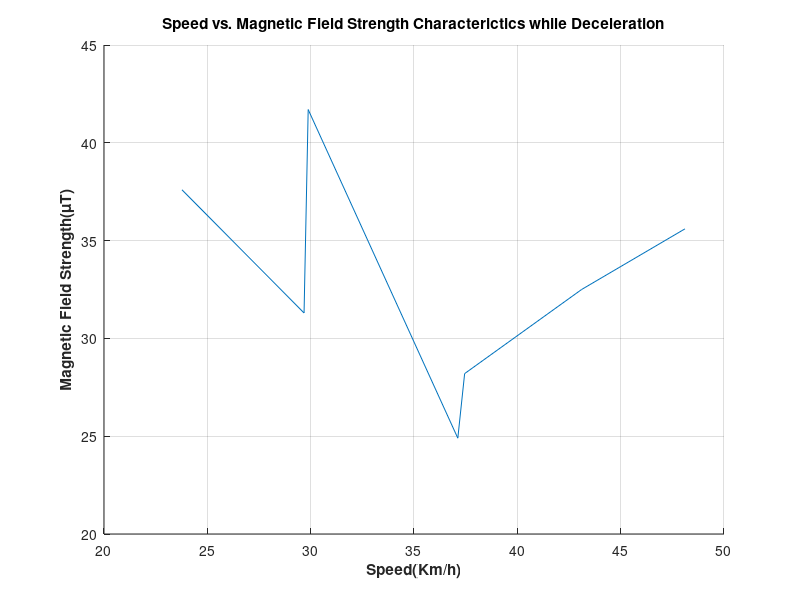

Source code (MATLAB):
Speed=[48.11 43.11 37.45 37.12 29.88 29.68 23.77];
Magnetic_field=[35.6 32.5 28.2 24.9 41.7 31.3 37.6];

hold on;
plot(Speed,Magnetic_field),grid on,xlabel('Speed(Km/h)','FontWeight','bold'),ylabel('Magnetic Field Strength(\muT)','FontWeight','bold'),title('Speed vs. Magnetic Field Strength Characterictics while Deceleration','FontWeight','bold')